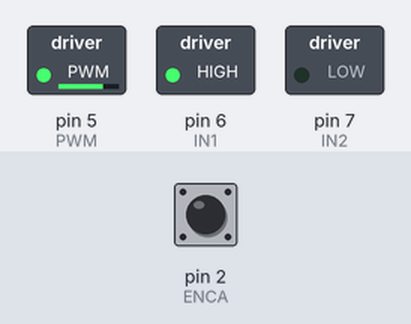
Recording of a sketch running on a simulated Arduino Uno, built with avr-gcc and run on an emulated ATmega328P. Parts: switched loads named in the sketch (green lamp = pin HIGH). The test bench sets the inputs (shaded band); at power-on: pin 2 (ENCA) HIGH. What the sketch prints to the serial monitor is not drawn.

Above: at 0.15 s.
Timing chart, 0 to 1.9 s (numbered marks = the images above):
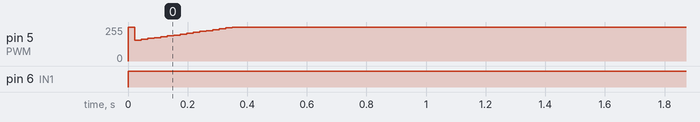

The sketch:

PID_control.ino
```cpp
#include <util/atomic.h>

// Pins
#define ENCA 2
#define ENCB 3
#define PWM 5
#define IN1 6
#define IN2 7

// globals
long prevT = 0;
int posPrev = 0;
// Use the "volatile" directive for variables
// used in an interrupt
volatile int pos_i = 0;
volatile float velocity_i = 0;
volatile long prevT_i = 0;

float v1Filt = 0;
float v1Prev = 0;
float v2Filt = 0;
float v2Prev = 0;

float eintegral = 0;
float edifferential = 0;

float ePrev = 0;
float timePrev=0;

void setup() {
  Serial.begin(115200);

  pinMode(ENCA,INPUT);
  pinMode(ENCB,INPUT);
  pinMode(PWM,OUTPUT);
  pinMode(IN1,OUTPUT);
  pinMode(IN2,OUTPUT);

  attachInterrupt(digitalPinToInterrupt(ENCA),
                  readEncoder,RISING);
}

void loop() {

  // read the position in an atomic block
  // to avoid potential misreads
  int pos = 0;
  float velocity2 = 0;
  ATOMIC_BLOCK(ATOMIC_RESTORESTATE){
    pos = pos_i;
    velocity2 = velocity_i;
  }

  // Compute velocity with method 1
  long currT = micros();
  float deltaT = ((float) (currT-prevT))/1.0e6;
  float velocity1 = (pos - posPrev)/deltaT;
  posPrev = pos;
  prevT = currT;

  // Convert count/s to RPM
  float v1 = velocity1/600.0*60.0;
  float v2 = velocity2/600.0*60.0;

  // Low-pass filter (25 Hz cutoff)
  v1Filt = 0.854*v1Filt + 0.0728*v1 + 0.0728*v1Prev;
  v1Prev = v1;
  v2Filt = 0.854*v2Filt + 0.0728*v2 + 0.0728*v2Prev;
  v2Prev = v2;

  // Set a target
  float vt = 30*(sin(currT/1e6)>0);
  //float vt = 25;

  // Compute the control signal u
  float kp = 5;
  float ki = 10;
  float kd = 1;
  float e = vt-v1Filt;

  long currentTime = millis();
  long elapsedTime = timePrev - currentTime;

  eintegral = eintegral + e*deltaT;
  edifferential = (e - ePrev)/elapsedTime;

  //Generate
  float u = kp*e + ki*eintegral + kd*edifferential;

  //Set previous values
  ePrev = e;
  timePrev = currentTime;

  // Set the motor speed and direction
  int dir = 1;
  if (u<0){
    dir = -1;
  }
  if (u>255){u=255;}
  if (u<-255){u=-255;}
  int pwr = (int) fabs(u);

  setMotor(dir,pwr,PWM,IN1,IN2);

  Serial.print(vt);
  Serial.print(" ");
  Serial.print(v1Filt);
  Serial.print(" ");
  Serial.print(u);
  Serial.println();
  delay(20);
}

void setMotor(int dir, int pwmVal, int pwm, int in1, int in2){
  analogWrite(pwm,pwmVal); // Motor speed
  if(dir == 1){
    // Turn one way
    digitalWrite(in1,HIGH);
    digitalWrite(in2,LOW);
  }
  else if(dir == -1){
    // Turn the other way
    digitalWrite(in1,LOW);
    digitalWrite(in2,HIGH);
  }
  else{
    // Or dont turn
    digitalWrite(in1,LOW);
    digitalWrite(in2,LOW);
  }
}

void readEncoder(){
  // Read encoder B when ENCA rises
  int b = digitalRead(ENCB);
  int increment = 0;
  if(b>0){
    // If B is high, increment forward
    increment = -1;
  }
  else{
    // Otherwise, increment backward
    increment = 1;
  }
  pos_i = pos_i + increment;

  // Compute velocity with method 2
  long currT = micros();
  float deltaT = ((float) (currT - prevT_i))/1.0e6;
  velocity_i = increment/deltaT;
  prevT_i = currT;
}
```

Measured:
- by itself, pin 6 (IN1): LOW → HIGH at 0.00 s
